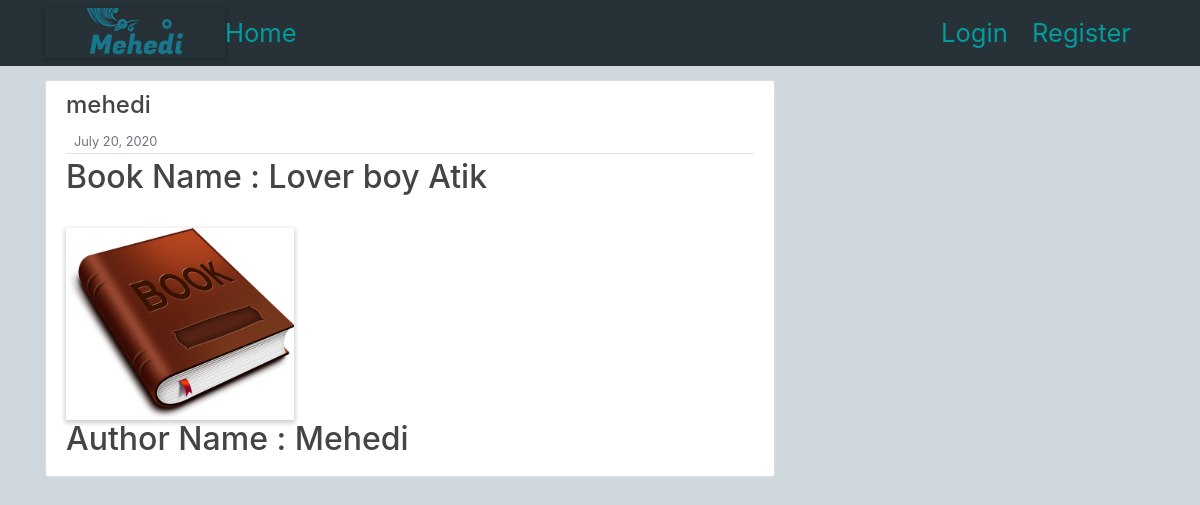
The app's page /post/1/ with its own data.
### base/models.py (models this page shows, shortened)
class Book(models.Model):
    book_name=models.CharField(max_length=255)
    author_name=models.CharField(max_length=255)
    pic = models.ImageField(default="default.jpg",null=True,blank=True)
    date_posted = models.DateTimeField(default=timezone.now)
    author = models.ForeignKey(User, on_delete=models.CASCADE,null=True,blank=True)
    CATEGORY =(
    ('available', 'available'),
    ('unavailable','unavailable')
    )
    status = models.CharField(max_length=200, null=True,choices=CATEGORY)

### base/views.py (the view)
# urls.py: path('post/<int:pk>/', PostDetailView.as_view(), name='post-detail'),
class PostDetailView(DetailView):
    model = Book

### base/templates/base/book_detail.html (shortened to what this page needs)
{% extends "base/base.html" %}
{% block content %}
        <article class="media content-section">
          <div class="media-body">
            <div class="article-metadata">
              <a class="mr-2" href="#"><h4>{{ object.author }}</h4></a>
              <small class="text-muted">{{ object.date_posted|date:"F d, Y" }}</small>
            </div>
            <h2>Book Name : {{ book.book_name }}</h2>
            <br>
              <img class="card-img-top" src="{{ book.pic.url }}" alt="Card image cap">
              <br>
            <h2 class="article-content">Author Name : {{ book.author_name }}</h2>
          </div>
        </article>
{% endblock content %}

### static/css/main.css (style rules this page uses)
body { background:#cfd8dc ; color: #333333; margin-top: 5rem; }
h1, h2, h4, h5, h6 { color: #444444; }
img { max-width: 228px; max-height: 346px; box-shadow: 0 2px 5px 1px rgba(0,0,0,.2); }
.content-section { background: #ffffff; padding: 10px 20px; border: 1px solid #dddddd; border-radius: 3px; margin-bottom: 20px; }
.article-content { white-space: pre-line; }
.article-metadata { padding-bottom: 1px; margin-bottom: 4px; border-bottom: 1px solid #e3e3e3 }

### base/templates/base/base.html (style rules this page uses)
h1, h2, h4, h5, h6 { color: #444444; }
img { max-width: 228px; max-height: 346px; box-shadow: 0 2px 5px 1px rgba(0,0,0,.2); }

### records on screen
Book: author "mehedi", date_posted "July 20, 2020", book_name "Lover boy Atik", pic (picture), author_name "Mehedi"
